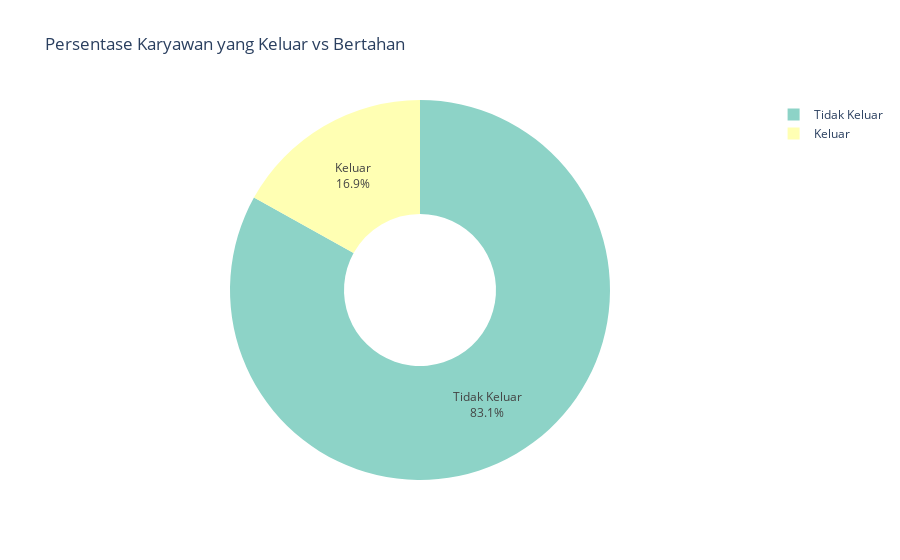

The notebook cell this image was saved under:
### Markdown cell above
### Distribusi Attrition

### Code cell
attrition_counts = df['Attrition'].value_counts()
attrition_percentage = df['Attrition'].value_counts(normalize=True) * 100

attrition_df = pd.DataFrame({
    'Count': attrition_counts,
    'Percentage': attrition_percentage
})

print("Distribusi Attrition:")
display(attrition_df)

fig = px.pie(
    names=['Tidak Keluar', 'Keluar'] if 0 in attrition_counts.index else ['Keluar', 'Tidak Keluar'],
    values=attrition_counts.values,
    title='Persentase Karyawan yang Keluar vs Bertahan',
    color_discrete_sequence=px.colors.qualitative.Set3,
    hole=0.4
)
fig.update_traces(textinfo='percent+label', textposition='inside')
fig.update_layout(uniformtext_minsize=12, uniformtext_mode='hide')
fig.show()

fig.write_image("./visualisasi/presentase_attrition.jpg", scale=1)

### Figure 1 — Plotly figure (JSON) as saved in the notebook; plotly's stock layout.template omitted (floating-point values rounded to 4 significant figures)
{"data": [{"domain": {"x": [0, 1], "y": [0, 1]}, "hole": 0.4, "hovertemplate": "label=%{label}<br>value=%{value}<extra></extra>", "labels": ["Tidak Keluar", "Keluar"], "legendgroup": "", "name": "", "showlegend": true, "textinfo": "percent+label", "textposition": "inside", "type": "pie", "values": [879, 179]}], "layout": {"legend": {"tracegroupgap": 0}, "piecolorway": ["rgb(141,211,199)", "rgb(255,255,179)", "rgb(190,186,218)", "rgb(251,128,114)", "rgb(128,177,211)", "rgb(253,180,98)", "rgb(179,222,105)", "rgb(252,205,229)", "rgb(217,217,217)", "rgb(188,128,189)", "rgb(204,235,197)", "rgb(255,237,111)"], "title": {"text": "Persentase Karyawan yang Keluar vs Bertahan"}, "uniformtext": {"minsize": 12, "mode": "hide"}}}
